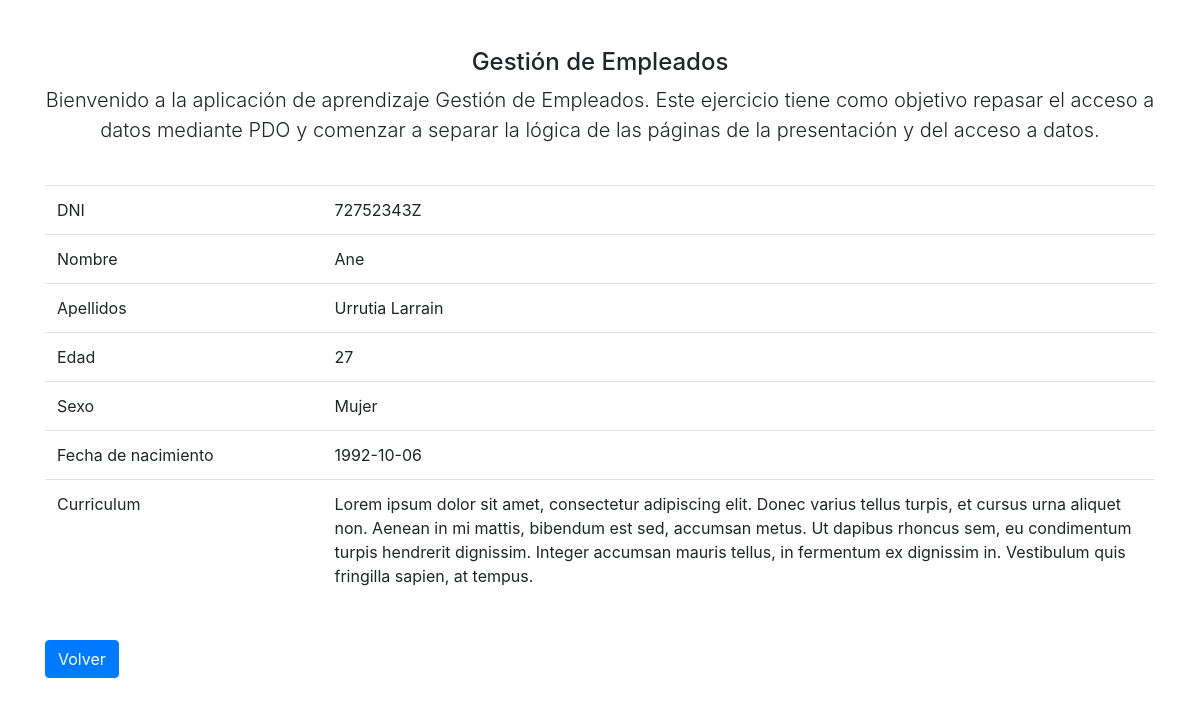
/index.php?accion=detalle&id=1, run on the app's committed database.
### tables this page shows
CREATE TABLE empleado (
    id INT NOT NULL AUTO_INCREMENT,
    nombre VARCHAR(100) NOT NULL,
    apellidos VARCHAR(100) NOT NULL,
    email VARCHAR(100) NOT NULL,
    dni VARCHAR(9) NOT NULL,
    sexo VARCHAR(20) NOT NULL,
    edad INT NOT NULL,
    fecha_nacimiento DATE NOT NULL,
    curriculum VARCHAR(500) NOT NULL,
    created_at TIMESTAMP NOT NULL DEFAULT NOW(),
    PRIMARY KEY (id)
);

### db_functions.php (called while the page is built, shortened)
<?php
function getById($dbh, $id){
    $stmt = $dbh->prepare("SELECT * FROM empleado WHERE id = :id");
    $stmt->setFetchMode(PDO::FETCH_OBJ);
    $data = array(
        "id" => $id
    );
    $stmt->execute($data);
    return $stmt->fetchObject();
}

### views/detalle.view.php (the view)
<?php require('partials/head.php') ?>
    <table class="table">
        <tr>
            <td class="w-25">DNI</td><td><?= $empleado->dni ?></td>
        </tr>
        <tr>
            <td>Nombre</td><td><?= $empleado->nombre ?></td>
        </tr>
        <tr>
            <td>Apellidos</td><td><?= $empleado->apellidos ?></td>
        </tr>
        <tr>
            <td>Edad</td><td><?= $empleado->edad ?></td>
        </tr>
        <tr>
            <td>Sexo</td><td><?= $empleado->sexo ?></td>
        </tr>
        <tr>
            <td>Fecha de nacimiento</td><td><?= $empleado->fecha_nacimiento ?></td>
        </tr>
        <tr>
            <td>Curriculum</td><td><?= $empleado->curriculum ?></td>
        </tr>
    </table>
<br>
<a href="index.php" class="btn btn-primary">Volver</a>
<?php require('partials/footer.php') ?>

### data on the page
empleado: dni "72752343Z", nombre "Ane", apellidos "Urrutia Larrain", edad "27", sexo "Mujer", fecha_nacimiento "1992-10-06", curriculum "Lorem ipsum dolor sit amet, consectetur adipiscing elit. Donec varius tellus turpis, et cursus urna aliquet non. Aenean in mi mattis, bibendum est sed, accumsan metus. Ut dapibus rhoncus sem, eu condimentum turpis hendrerit dignissim. Integer accumsan mauris tellus, in fermentum ex dignissim in. Vestibulum quis fringilla sapien, at tempus."
